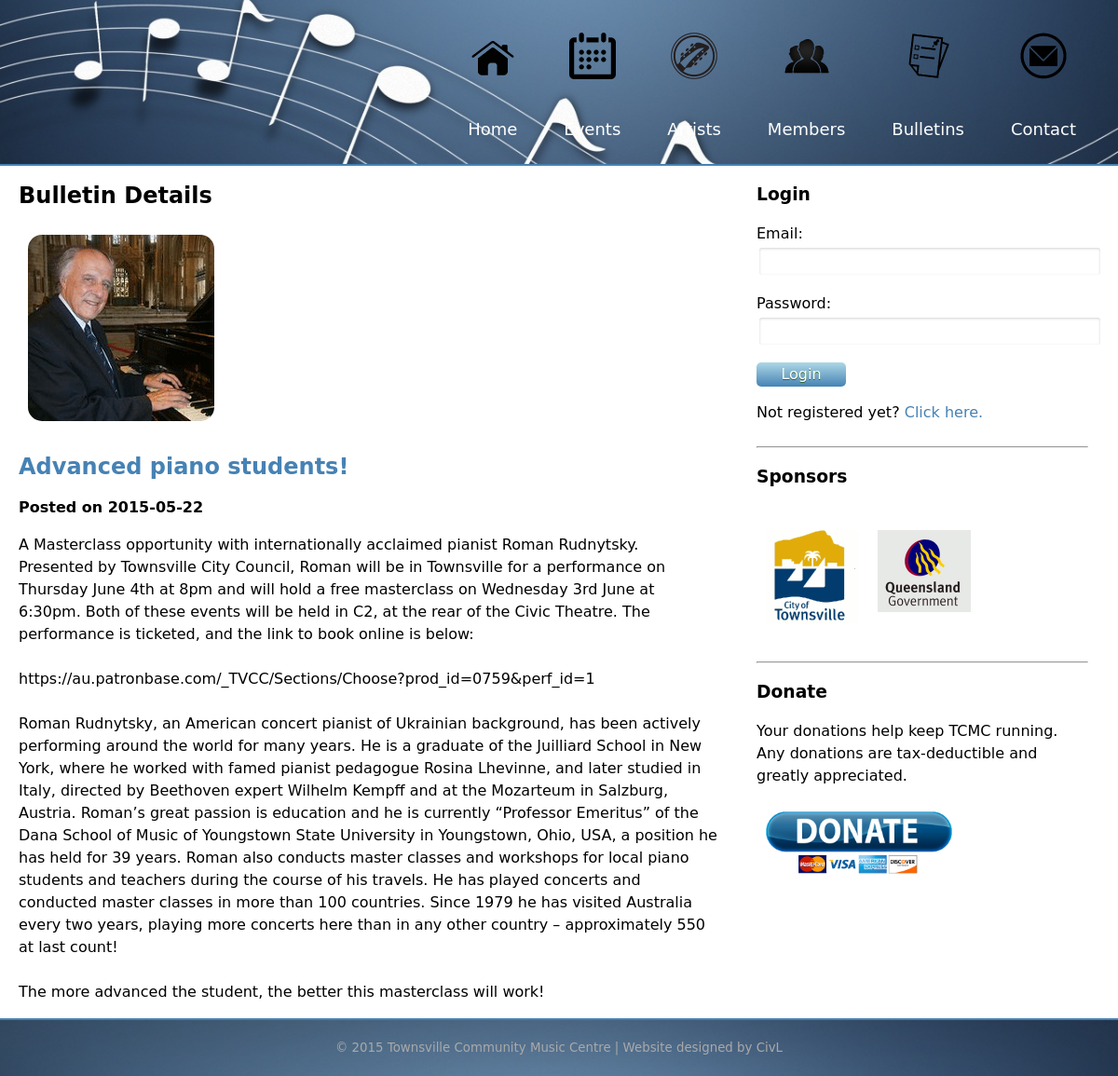
Screenshot of /bulletinDetail.php?bulletin_id=49 with the database file from the repository.
### tables this page shows
CREATE TABLE "bulletin" (
  "bulletin_id" integer NOT NULL PRIMARY KEY AUTOINCREMENT,
  "bulletin_date" text NOT NULL,
  "bulletin_title" text NOT NULL,
  "bulletin_info" text NOT NULL,
  "bulletin_photo" text NOT NULL,
  "user_id" text NOT NULL,
  FOREIGN KEY ("user_id") REFERENCES "user" ("user_id") ON DELETE NO ACTION ON UPDATE NO ACTION
);

### bulletinDetail.php (the view)
<?php include("header.php"); ?>
    <div class="container">
        <div class="row">
            <div id="main" class="col wide artistFull">
                <h2>Bulletin Details</h2>
                <?php
                include("connectdb.php");
                $select = $dat->query("select * from bulletin where bulletin_id = ".  $_GET['bulletin_id']);
                $result = $select->fetch(PDO::FETCH_ASSOC);
                echo '<img src="' . $result['bulletin_photo'] .'">';
                echo '<a href="bulletinDetail.php?bulletin_id='. $result['bulletin_id'] .'"><h2>'. $result['bulletin_title'] .'</h2></a>';
                echo '<p><strong>Posted on '. $result['bulletin_date'] .'</strong></p>';
                echo '<p>'. nl2br($result['bulletin_info']) .'</p>';
                ?>
            </div>
            <div id="sidebar" class="col narrow">
                <?php include("sidebar.php");?>
            </div>
        </div>
    </div>
<?php include("footer.php"); ?>

### css/style.css (style rules this page uses)
body { line-height:150%; font-family:"Lucida Grande", "Lucida Sans Unicode", "Lucida Sans", "DejaVu Sans", Verdana, sans-serif; }
a:link { color:steelblue; text-decoration:none; }
img { margin: 10px; }
.artistFull img { max-width: 100%; border-radius: 15px; }
.container { width: 1200px; margin: 0 auto; }
.col { padding: 0 20px; }
.row:before, .row:after { content: ""; display: table; }
.row:after { clear: both; }
@media only screen { .col { float: left; width: 100%; -webkit-box-sizing: border-box; -moz-box-sizing: border-box; box-sizing: border-box; } }
@media only screen { .wide { width: 66%; } }
@media only screen { .narrow { width: 33%; } }

### rows the page displays
bulletin: bulletin_photo (picture), bulletin_title "Advanced piano students!", bulletin_date "2015-05-22", bulletin_info "A Masterclass opportunity with internationally acclaimed pianist Roman Rudnytsky. Presented by Townsville City Council, Roman will be in Townsville for a performance on Thursday June 4th at 8pm and will hold a free masterclass on Wednesday 3rd June at 6:30pm. Both of these events will be held in C2, at the rear of the Civic Theatre. The performance is ticketed, and the link to book online is below: https://au.patronbase.com/_TVCC/Sections/Choose?prod_id=0759&perf_id=1 Roman Rudnytsky, an American concert pianist of Ukrainian background, has been actively performing around the world for many years. He is a graduate of the Juilliard School in New York, where he worked with famed pianist…"
